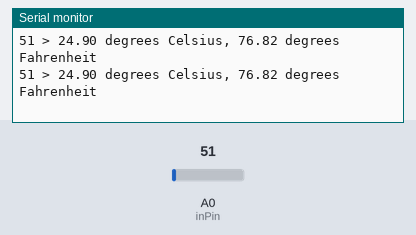
Simulated run of this sketch. Board: Arduino Uno, built with avr-gcc and run on an emulated ATmega328P. On the bench: the last lines printed to the serial monitor. The test bench sets the inputs (shaded band); at power-on: A0 (inPin) = 51.

Above: at 1.8 s.
1.9 s: A0 (inPin) set to 61
At 2.4 s:
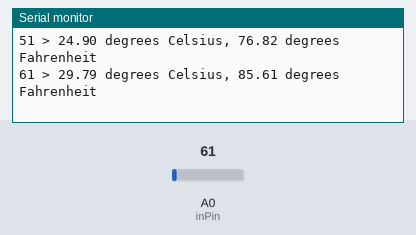
3.4 s: A0 (inPin) set to 71
At 4.8 s:
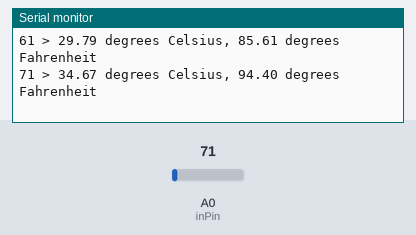
Timing chart, 0 to 6.4 s (numbered marks = the images above; inputs shaded):
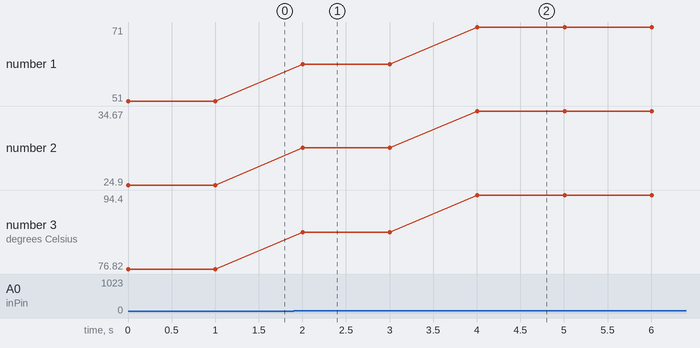

The sketch:

ch6r8.ino
```cpp
/*
  lm35 sketch
 prints the temperature to the Serial Monitor
 */

const int inPin = 0; // analog pin


void setup()
{
  Serial.begin(9600);
}


void loop()
{
  int value = analogRead(inPin);
  Serial.print(value); Serial.print(" > ");
  float millivolts = (value / 1024.0) * 5000;
  float celsius = millivolts / 10;  // sensor output is 10mV per degree Celsius
  Serial.print(celsius);
  Serial.print(" degrees Celsius, ");

  Serial.print( (celsius * 9)/ 5 + 32 );  //  converts to fahrenheit
  Serial.println(" degrees Fahrenheit");

  delay(1000); // wait for one second

}
```

Measured:
- after the input at 1.9 s, the serial monitor: prints a new line after 0.10 s (image 1)
- after the input at 3.4 s, the serial monitor: prints a new line after 0.61 s (image 2)
- plotted number 1: 51 → 61 after the input at 1.9 s, 61 → 71 after the input at 3.4 s
- plotted number 2: 24.9 → 29.79 after the input at 1.9 s, 29.79 → 34.67 after the input at 3.4 s
- plotted number 3: 76.82 → 85.61 after the input at 1.9 s, 85.61 → 94.4 after the input at 3.4 s
